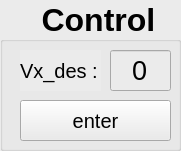
  <widget class="QGroupBox" name="groupBox_3">
   <property name="geometry">
    <rect>
     <x>540</x>
     <y>450</y>
     <width>181</width>
     <height>151</height>
    </rect>
   </property>
   <property name="font">
    <font>
     <family>Ubuntu</family>
     <pointsize>24</pointsize>
     <weight>75</weight>
     <bold>true</bold>
    </font>
   </property>
   <property name="layoutDirection">
    <enum>Qt::LeftToRight</enum>
   </property>
   <property name="styleSheet">
    <string notr="true">background-color: rgb(235, 235, 235);</string>
   </property>
   <property name="title">
    <string> Control</string>
   </property>
   <property name="alignment">
    <set>Qt::AlignCenter</set>
   </property>
   <property name="flat">
    <bool>false</bool>
   </property>
   <property name="checkable">
    <bool>false</bool>
   </property>
   <widget class="QPushButton" name="pushButton_vx_change">
    <property name="geometry">
     <rect>
      <x>20</x>
      <y>100</y>
      <width>151</width>
      <height>41</height>
     </rect>
    </property>
    <property name="font">
     <font>
      <pointsize>15</pointsize>
     </font>
    </property>
    <property name="text">
     <string>enter</string>
    </property>
   </widget>
   <widget class="QLineEdit" name="gui_vx_des">
    <property name="geometry">
     <rect>
      <x>110</x>
      <y>50</y>
      <width>61</width>
      <height>41</height>
     </rect>
    </property>
    <property name="font">
     <font>
      <pointsize>20</pointsize>
     </font>
    </property>
    <property name="inputMask">
     <string/>
    </property>
    <property name="text">
     <string>0</string>
    </property>
    <property name="alignment">
     <set>Qt::AlignCenter</set>
    </property>
   </widget>
   <widget class="QLabel" name="label">
    <property name="geometry">
     <rect>
      <x>20</x>
      <y>50</y>
      <width>81</width>
      <height>41</height>
     </rect>
    </property>
    <property name="font">
     <font>
      <pointsize>15</pointsize>
     </font>
    </property>
    <property name="styleSheet">
     <string notr="true">background-color: rgb(235, 235, 235);</string>
    </property>
    <property name="text">
     <string>Vx_des :</string>
    </property>
   </widget>
  </widget>
